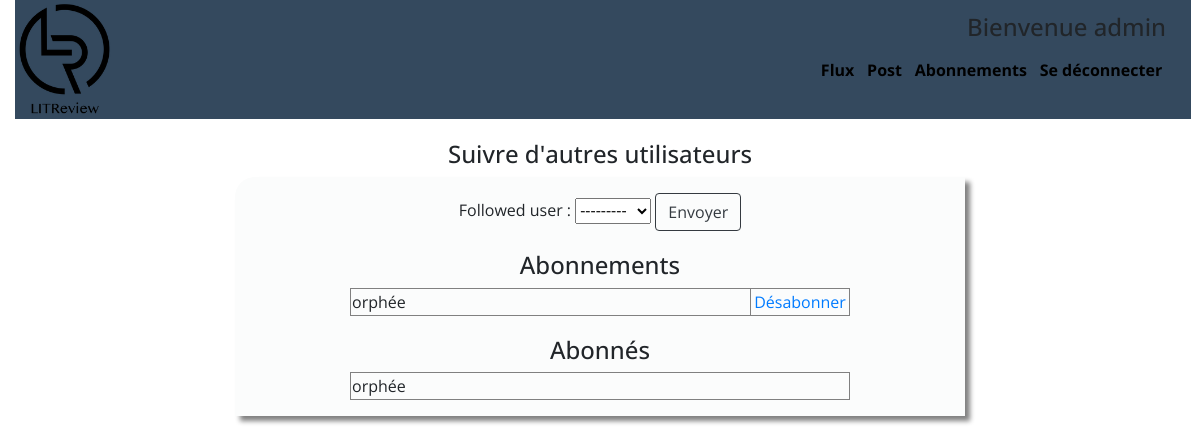
/Abonnements/ (signed in), run on an earlier commit of the app's database.
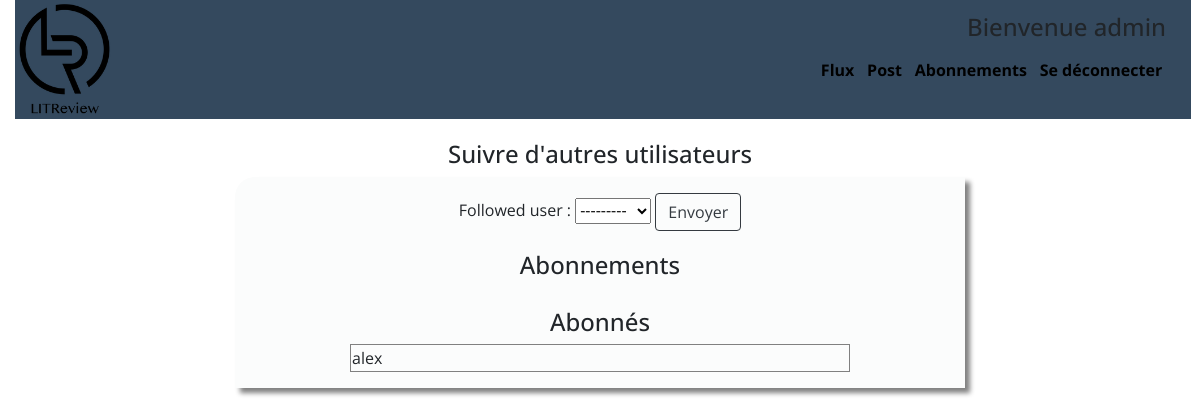
And on a later commit of the database.
### authentication/models.py (models this page shows)
class User(AbstractUser):
    def __str__(self):
        return self.username

### blog/views.py (the view, shortened to what this page needs)
# urls.py: path('Abonnements/', views.subscript_page, name='subscrip'),
@login_required
def subscript_page(request):
    form = forms.UserFollowing()
    followed_users = [x.followed_user for x in models.UserFollows.objects.filter(user=request.user)]
    followers = [x.user for x in models.UserFollows.objects.filter(followed_user=request.user)]
    context = {
        'form': form,
        'followed_users': followed_users,
        'followers': followers,
        'user': request.user,
    }
    return render(request, 'blog/subscrip.html', context=context)

### blog/forms.py
class UserFollowing(forms.ModelForm):
    class Meta:
        model = models.UserFollows
        fields = ['followed_user']

### blog/templates/blog/subscrip.html (shortened to what this page needs)
{% extends "blog/base.html" %}
{% block content %}
    <h1 class="follow_user">Suivre d'autres utilisateurs</h1>
    <div class="content_style follow_page">
        <form method="post" >{% csrf_token %}
            {{form}}
            <button class=" btn btn-outline-dark" type="submit">Envoyer</button>
        </form>
        <div class="follow">
            <h1>Abonnements</h1>
            <table  class="tab_follower" width="500" border="1" style="border-collapse:collapse">
                <tbody>
                    {% for user in followed_users%}
                        <tr>
                            <td class="tab_follow">{{user.username}}</td>
                            <td><a href="{% url 'unsubscrip' user.id %}">Désabonner </a></td>
                        </tr>
                    {% endfor %}
                </tbody>
            </table>
        </div>
        <div class="follow">
            <h1>Abonnés</h1>
            <table class="tab_follower" width="500" border="1" style="border-collapse:collapse">
                <tbody>
                {% for user in followers %}
                <tr>
                    <td class="tab_follow"  >{{user.username}} </td>
                </tr>
                {% endfor %}
                </tbody>
            </table>
        </div>
    </div>
{% endblock content %}

### blog/templates/blog/base.html (shortened to what this page needs)
<!DOCTYPE html>
{% load static %}
<html lang="fr">
  <head>
      <link rel="stylesheet" href="https://cdnjs.cloudflare.com/ajax/libs/normalize/8.0.1/
        normalize.min.css">
      <link rel="stylesheet" href="{% static 'blog/css/bootstrap.min.css' %}">
      <link rel="stylesheet" href="{% static 'blog/css/styles.css' %}">
  </head>
   <body>
    <div class="container-fluid block_page">
        <header>
            <nav>
                <div class="blog_logo">
                    <img src="{% static 'blog/image/logo.png' %}" alt="LOGO" width="100" >
                </div>
                <div class="brain-right">
                    <div class="current_user">
                        <h1>Bienvenue {{user}}</h1>
                    </div>
                    <ul class="navbar">
                        <li><a href="{% url 'flux' %}">Flux</a></li>
                        <li><a href="{% url 'post' %}">Post</a></li>
                        <li><a href="{% url 'subscrip' %}">Abonnements</a></li>
                        <li><a href="{% url 'logout' %}">Se déconnecter</a></li>
                    </ul>
                </div>
             </nav>
        </header>
        <div class="container block_blog">
            <div class="row">
                <div class="col-md-2"></div>
                <div class="col-md-8">
                    {% block content %}{% endblock content %}
                </div>
                <div class="col-md-2"></div>
            </div>
        </div>
    </div>
   </body>
</html>

### blog/static/blog/css/styles.css (style rules this page uses)
body { margin: 0; padding: 0; width: 100%; font-family: 'Open Sans', Helvetica, Arial, sans-serif; background-image: url("../image/background1.jpg"); background-size: cover; background-position: top; background-repeat: no-repeat; }
header { width: 100%; min-height: 100px; position: relative; z-index: 120; }
h1 { font-size: 1.5em; }
.content_style { background-color: #FBFCFC; box-shadow: 5px 5px 5px grey; border-top-left-radius: 20px 20px; padding: 1em; }
nav { display: flex; justify-content: space-between; align-items: center; background-color: #34495E; position: fixed; width: 98%; font-size: 1em; }
.navbar li { display: inline-block; margin-right: 0.8em; }
.navbar li a { text-decoration: none; color: #000000; font-weight: bold; }
.brain-right { display: flex; flex-direction: column; justify-content: space-between; text-align: right; }
.current_user { font-size: 1em; margin-right: 25px; padding: 0; }
.block_blog { margin-top: 40px; }
.follow_page, .follow_user { align-items: center; text-align:center; }
.tab_follower { margin:auto; }
.follow { margin-top: 20px; }
.tab_follow { width: 400px; text-align: left; }

What changed in the data, as far as the page shows it:
removed User: username "orphée"
added User: username "alex", shown under "Abonnés"
